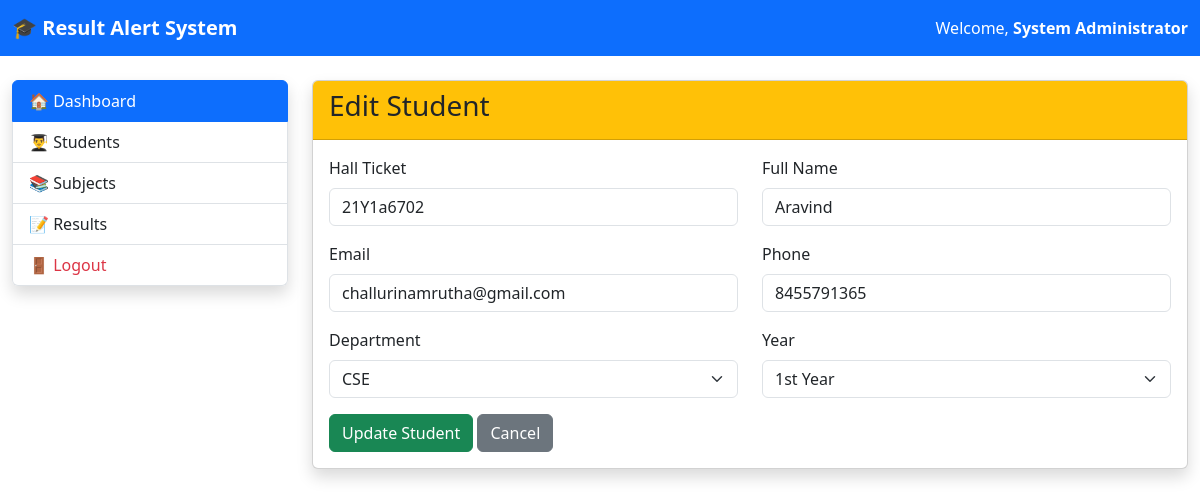
The app's page /admin/edit_student.php?id=3 (signed in), older data.
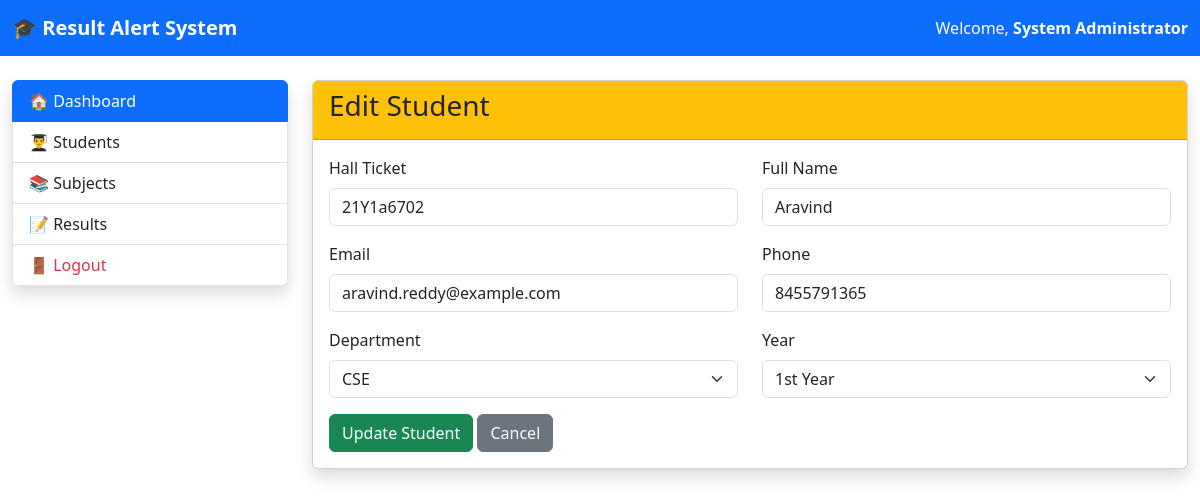
The same page, newer data.
### tables this page shows
CREATE TABLE `students` (
  `student_id` int NOT NULL,
  `hall_ticket` varchar(20) NOT NULL,
  `full_name` varchar(100) NOT NULL,
  `gender` varchar(10) NOT NULL,
  `dob` date NOT NULL,
  `email` varchar(100) DEFAULT NULL,
  `phone` varchar(15) NOT NULL,
  `department` varchar(20) NOT NULL,
  `year` int NOT NULL,
  `created_at` timestamp NULL DEFAULT CURRENT_TIMESTAMP
);

### admin/edit_student.php (the view, shortened to what this page needs)
<?php
include("../config/database.php");
$student_id = $_GET['id'];
$select_sql = "SELECT * FROM students WHERE student_id = ?";
$select_stmt = mysqli_prepare($conn, $select_sql);
mysqli_stmt_bind_param($select_stmt, "i", $student_id);
mysqli_stmt_execute($select_stmt);
$result = mysqli_stmt_get_result($select_stmt);
$student = mysqli_fetch_assoc($result);
include("../includes/header.php");
?>
<div class="container-fluid">
    <div class="row mt-4">
        <?php include("../includes/sidebar.php"); ?>
        <div class="col-md-9">
            <div class="card shadow">
                <div class="card-header bg-warning">
                    <h3>Edit Student</h3>
                </div>
                <div class="card-body">
                    <form method="POST">
                        <div class="row">
                            <div class="col-md-6 mb-3">
                                <label class="form-label">Hall Ticket</label>
                                <input
                                    type="text"
                                    class="form-control"
                                    value="<?php echo $student['hall_ticket']; ?>"
                                    readonly>
                            </div>
                            <div class="col-md-6 mb-3">
                                <label class="form-label">Full Name</label>
                                <input
                                    type="text"
                                    name="full_name"
                                    class="form-control"
                                    value="<?php echo $student['full_name']; ?>"
                                    required>
                            </div>
                            <div class="col-md-6 mb-3">
                                <label class="form-label">Email</label>
                                <input
                                    type="email"
                                    name="email"
                                    class="form-control"
                                    value="<?php echo $student['email']; ?>">
                            </div>
                            <div class="col-md-6 mb-3">
                                <label class="form-label">Phone</label>
                                <input
                                    type="text"
                                    name="phone"
                                    class="form-control"
                                    value="<?php echo $student['phone']; ?>"
                                    required>
                            </div>
                            <div class="col-md-6 mb-3">
                                <label class="form-label">Department</label>
                                <select
                                    name="department"
                                    class="form-select"
                                    required>
                                    <option value="CSE" <?php if($student['department']=="CSE") echo "selected"; ?>>CSE</option>
                                </select>
                            </div>
                            <div class="col-md-6 mb-3">
                                <label class="form-label">Year</label>
                                <select
                                    name="year"
                                    class="form-select"
                                    required>
                                    <option value="1" <?php if($student['year']==1) echo "selected"; ?>>1st Year</option>
                                </select>
                            </div>
                        </div>
                        <button
                            type="submit"
                            name="update_student"
                            class="btn btn-success">
                            Update Student
                        </button>
                        <a href="students.php" class="btn btn-secondary">
                            Cancel
                        </a>
                    </form>
                </div>
            </div>
        </div>
    </div>
</div>
<?php include("../includes/footer.php"); ?>

Row changes from the older to the newer data that the page shows:
changed students "Aravind": email "challurinamrutha@gmail.com" → "aravind.reddy@example.com"
